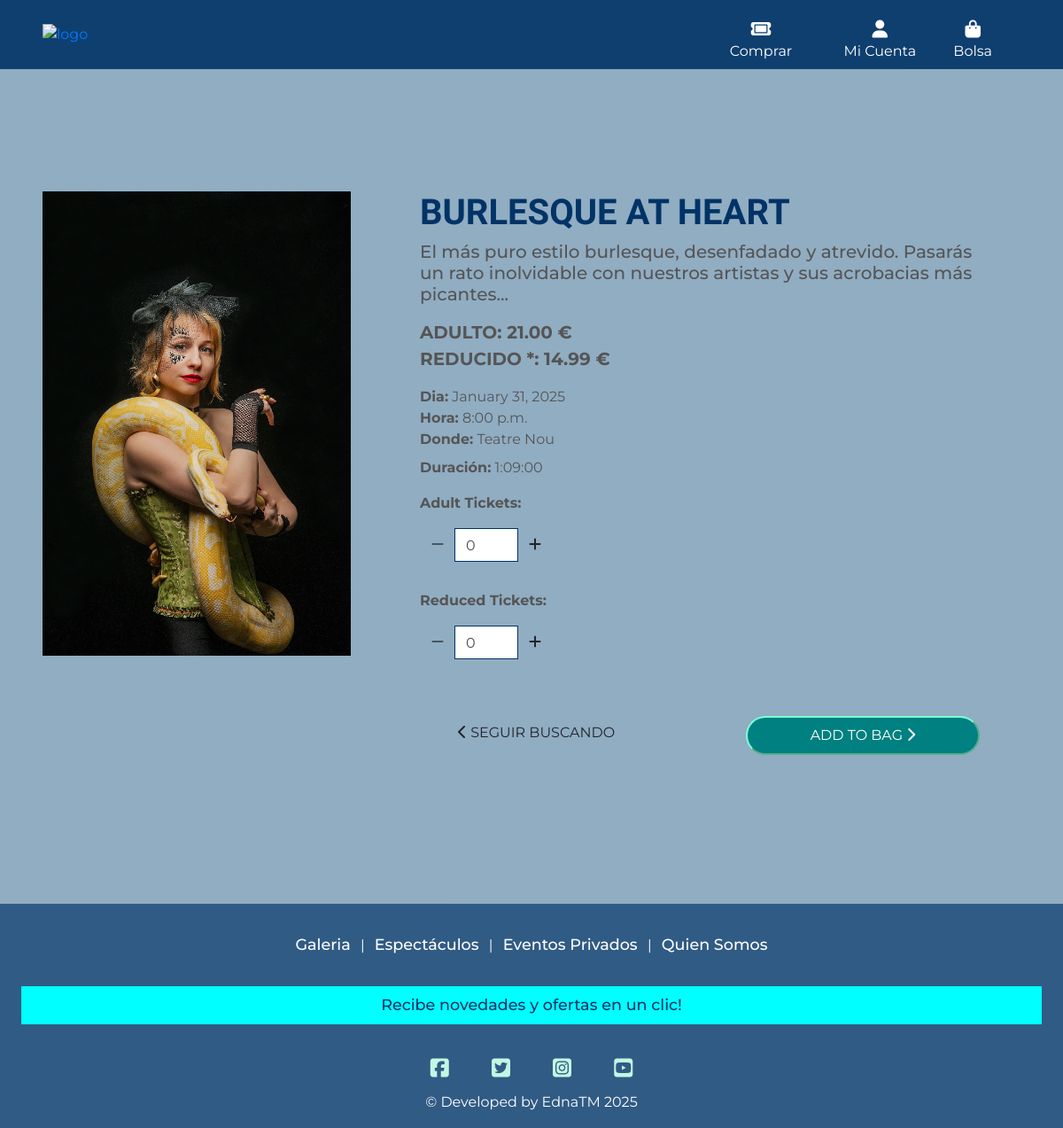
Page /shows/1/ on the committed database.
### shows/models.py (models this page shows, shortened)
class Show(models.Model):
    id = models.IntegerField(primary_key=True, unique=True, editable=False)
    name = models.CharField(max_length=200, help_text="Name of the show")
    description = models.TextField(blank=True, null=True)
    location = models.CharField(max_length=200, help_text="Location of the show")
    time = models.DateTimeField(help_text="Date and time of the show")
    duration = models.DurationField(help_text="Duration of the show (HH:MM:SS)")
    image = models.ImageField(upload_to='shows/images/', help_text="Image representing the show", blank=True, null=True)
    total_seats = models.PositiveIntegerField(help_text="Total number of seats available")
    remaining_seats = models.PositiveIntegerField(help_text="Number of seats still available")
    price_per_seat_adult = models.DecimalField(
        max_digits=5,
        decimal_places=2,
        default=Decimal('20.00'),
        help_text="Price per seat for adults",
    )
    price_per_seat_reduction = models.DecimalField(
        max_digits=5,
        decimal_places=2,
        default=Decimal('15.00'),
        help_text="Price per seat with a reduction"
    )

### shows/views.py (the view)
# urls.py: path('<int:show_id>/', views.show_details, name= 'show_details'),
def show_details(request, show_id):
    show = get_object_or_404(Show, id=show_id)
    return render(request, 'shows/show_details.html', {'show': show})

### shows/templates/shows/show_details.html (shortened to what this page needs)
{% extends "base.html" %}
{% load static %}
{% block content %}
<div id="show-details" class="container-fluid">
    <div class="overlay"></div>
    <div class="row">
        <div class="col-12 col-md-6 col-lg-4 pffset-lg-2">
            <div class="image-container my-5">
                {% if show.image %}
                <a href="{{ show.image.url }}" target="_blank" aria-label="see image in full size in a new tab">
                    <img class="img-details img-fluid" src="{{ show.image.url }}" alt="{{ show.name }}">
                </a>
                {% else %}
                <img class="img-details img-fluid" src="{{ MEDIA_URL }}noimage.png" alt="{{ show.name }}">
                {% endif %}
            </div>
        </div>
        <div class="col-12 col-md-10 col-lg-7 ml-lg-5">
            <div class="product-details-container mb-5 mt-md-5">
                <h1 class="mb-2 eg-font text-uppercase">{{ show.name }}</h1>
                {% if show.description %}
                <h5 class="mb-2 eg-title">{{ show.description }}</h5>
                {% endif %}
                <p class="lead mb-0 mt-3 text-left font-weight-bold text-uppercase">adulto: {{ show.price_per_seat_adult }} €</p>
                <p class="lead mb-0 text-left font-weight-bold text-uppercase">reducido *: {{ show.price_per_seat_reduction }} €</p>
                <p class="mb-0 mt-3">
                    <strong>Dia:</strong> {{ show.time|date:"F j, Y" }}<br>
                    <strong>Hora:</strong> {{ show.time|date:"g:i a" }}
                </p>
                <p class="mb-2"><strong>Donde:</strong> {{ show.location }}</p>
                <p class="mb-0"><strong>Duración:</strong> {{ show.duration }}</p>
                <form class="form" action="{% url 'bag:add_to_bag' show.id %}" method="POST">
                    <div class="form-row">
                        <div class="col-12">
                            <p class="mt-3"><strong>Adult Tickets:</strong></p>
                            <div class="form-group ticket-qty">
                                <div class="input-group">
                                    <div class="input-group-prepend">
                                        <button class="decrement-qty btn btn-black rounded-0"
                                            data-item_id="{{ show.id }}"
                                            id="decrement-qty-adult_{{ show.id }}"
                                            aria-label="decrement quantity of adult tickets">
                                            <span class="icon"><i class="fas fa-minus"></i></span>
                                        </button>
                                    </div>
                                    <input class="form-control qty_input qty-input"
                                        type="number" name="quantity_adult"
                                        value="0" min="0" max="99"
                                        data-item_id="{{ show.id }}"
                                        id="id_qty_adult_{{ show.id }}"
                                        aria-label="number of adult tickets">
                                    <div class="input-group-append">
                                        <button class="increment-qty btn btn-black rounded-0"
                                            data-item_id="{{ show.id }}"
                                            id="increment-qty-adult_{{ show.id }}"
                                            aria-label="increment quantity of adult tickets">
                                            <span class="icon"><i class="fas fa-plus"></i></span>
                                        </button>
                                    </div>
                                </div>
                            </div>
                        </div>
                        <div class="col-12">
                            <p class="mt-3"><strong>Reduced Tickets:</strong></p>
                            <div class="form-group ticket-qty">
                                <div class="input-group">
                                    <div class="input-group-prepend">
                                        <button class="decrement-qty btn btn-black rounded-0"
                                            data-item_id="{{ show.id }}"
                                            id="decrement-qty-reduced_{{ show.id }}"
                                            aria-label="decrement quantity of reduced tickets">
                                            <span class="icon"><i class="fas fa-minus"></i></span>
                                        </button>
                                    </div>
                                    <input class="form-control qty_input qty-input"
                                        type="number" name="quantity_reduced"
                                        value="0" min="0" max="99"
                                        data-item_id="{{ show.id }}"
                                        id="id_qty_reduced_{{ show.id }}"
                                        aria-label="number of reduced tickets">
                                    <div class="input-group-append">
                                        <button class="increment-qty btn btn-black rounded-0"
                                            data-item_id="{{ show.id }}"
                                            id="increment-qty-reduced_{{ show.id }}"
                                            aria-label="increment quantity of reduced tickets">
                                            <span class="icon"><i class="fas fa-plus"></i></span>
                                        </button>
                                    </div>
                                </div>
                            </div>
                        </div>
                        <div class="col d-flex flex-wrap justify-content-between">
                            <button type="submit" class="col-12 col-sm-5 btn btn-custom-teal rounded-pill text-uppercase mt-5 order-1 order-sm-2">
                                Add to Bag
                                <span class="icon"><i class="fas fa-chevron-right"></i></span>
                            </button>
                            <a href="{% url 'shows:show_list' %}" class="col-12 col-sm-5 btn btn-custom rounded-pill mt-5 order-2 order-sm-1" aria-label="return to list of shows">
                                <span class="icon"><i class="fas fa-chevron-left"></i></span>
                                <span class="text-uppercase">Seguir Buscando</span>
                            </a>
                        </div>
                    </div>
                </form>
            </div>
        </div>
    </div>
</div>
{% endblock %}

### static/css/base.css (style rules this page uses)
*, *::before, *::after { box-sizing: border-box; }
body { background: url('/media/chica_telas_circo.jpg') no-repeat center center fixed; background-size: cover; color: #555; font-family: "Montserrat", sans-serif; padding: 0 !important; display: flex; flex-direction: column; }
a { text-decoration: none !important; }
.overlay { height: 100%; width: 100%; top: 0; left: 0; position: fixed; background: rgba(240, 255, 255, 0.9); z-index: -1; }
.btn-add-event, .btn-custom-teal { width: 100%; max-width: 320px; background: teal; color: white; text-transform: uppercase; padding: 0.5rem 1rem; border: outset 2px aquamarine; transition: color .15s ease-in-out,background-color .15s ease-in-out,border-color .15s ease-in-out,box-shadow .15s ease-in-out; }
.eg-font { font-family: "Big Shoulders Display", sans-serif; font-weight: bold; }
#show-details, #show_list { padding-left: 3rem !important; padding-right: 3rem !important; margin-top: 120px; }
#show-details h1 { font-size: 2.5rem; color: #003366; }
.ticket-qty { max-width: 150px; }
.btn-custom { max-width: 320px; }
.form-group input:not([type='checkbox']), .form-group input:not([class='qty-input']), .form-group textarea, .allauth-form-inner-content input:not([type='checkbox']) { border-color: #003366; border-radius: 5px; }

### rows in the picture
Show: image (picture), name "BURLESQUE AT HEART", description "El más puro estilo burlesque, desenfadado y atrevido. Pasarás un rato inolvidable con nuestros artistas y sus acrobacias más picantes...", price_per_seat_adult "21.00", price_per_seat_reduction "14.99", time "January 31, 2025", time "8:00 p.m.", location "Teatre Nou", duration "1:09:00"
